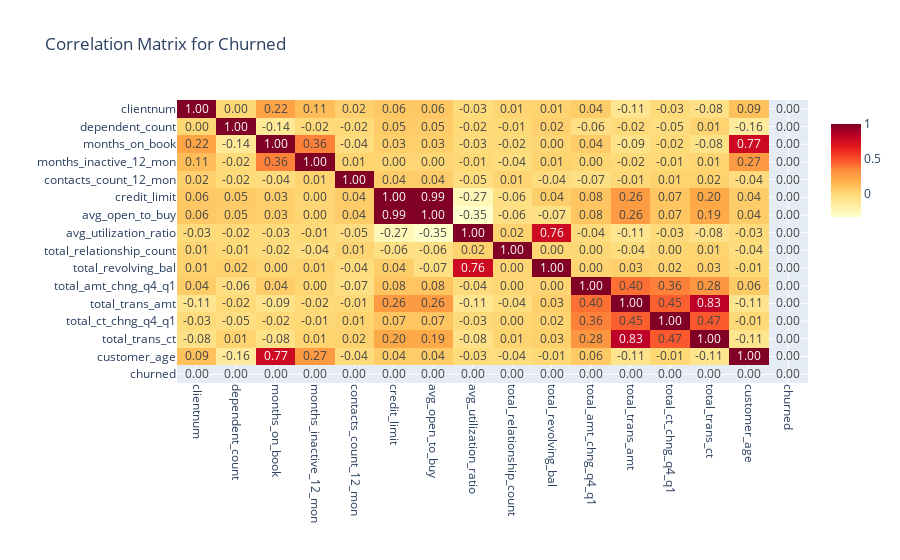

Notebook code cell kept with this figure:
### Code cell
# filter for churned
df_churned = df_clean[df_clean['churned'] == 1]

corr_matrix = df_churned.corr(numeric_only=True)

fig = px.imshow(corr_matrix,
                color_continuous_scale='YlOrRd',
                aspect="auto",
                title='Correlation Matrix for Churned')
fig.update_traces(
    text=corr_matrix.round(2),
    texttemplate="%{text:.2f}",
    textfont_size=12,
    hovertemplate=
    "Feature 1: %{y}<br>Feature 2: %{x}<br>Correlation: %{text:.2f}<extra></extra>",
    customdata=np.moveaxis(corr_matrix.values, 0, -1))

fig.update_xaxes(tickangle=90, tickfont=dict(size=12), title="")
fig.update_yaxes(tickfont=dict(size=12), title="")
fig.update_coloraxes(showscale=True, colorbar=dict(len=0.4, y=0.75))
fig.show()

### Figure 1 — Plotly figure (JSON) as saved in the notebook; plotly's stock layout.template omitted (floating-point values rounded to 4 significant figures; data arrays with more than 128 entries replaced by an {"elided": "..."} marker saying what was removed)
{"data": [{"coloraxis": "coloraxis", "customdata": {"elided": "16x16 float values"}, "hovertemplate": "Feature 1: %{y}<br>Feature 2: %{x}<br>Correlation: %{text:.2f}<extra></extra>", "name": "0", "text": {"elided": "16x16 float values"}, "textfont": {"size": 12}, "texttemplate": "%{text:.2f}", "type": "heatmap", "x": ["clientnum", "dependent_count", "months_on_book", "months_inactive_12_mon", "contacts_count_12_mon", "credit_limit", "avg_open_to_buy", "avg_utilization_ratio", "total_relationship_count", "total_revolving_bal", "total_amt_chng_q4_q1", "total_trans_amt", "total_ct_chng_q4_q1", "total_trans_ct", "customer_age", "churned"], "xaxis": "x", "y": ["clientnum", "dependent_count", "months_on_book", "months_inactive_12_mon", "contacts_count_12_mon", "credit_limit", "avg_open_to_buy", "avg_utilization_ratio", "total_relationship_count", "total_revolving_bal", "total_amt_chng_q4_q1", "total_trans_amt", "total_ct_chng_q4_q1", "total_trans_ct", "customer_age", "churned"], "yaxis": "y", "z": {"elided": "16x16 float values"}}], "layout": {"coloraxis": {"colorbar": {"len": 0.4, "y": 0.75}, "colorscale": [[0, "rgb(255,255,204)"], [0.125, "rgb(255,237,160)"], [0.25, "rgb(254,217,118)"], [0.375, "rgb(254,178,76)"], [0.5, "rgb(253,141,60)"], [0.625, "rgb(252,78,42)"], [0.75, "rgb(227,26,28)"], [0.875, "rgb(189,0,38)"], [1, "rgb(128,0,38)"]], "showscale": true}, "title": {"text": "Correlation Matrix for Churned"}, "xaxis": {"anchor": "y", "domain": [0, 1], "tickangle": 90, "tickfont": {"size": 12}, "title": {"text": ""}}, "yaxis": {"anchor": "x", "autorange": "reversed", "domain": [0, 1], "tickfont": {"size": 12}, "title": {"text": ""}}}}
